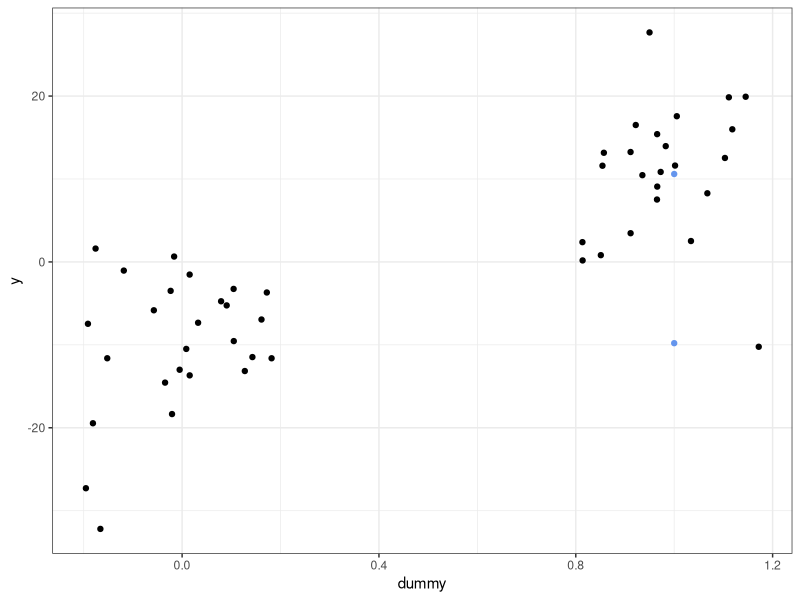

This chart was generated by the following R code:
## ---- chunk 1
library(tidyverse)
set.seed(222)
theme_set(theme_bw())
## ---- chunk 2
x <- sample(c("A", "B"), 50, replace=TRUE)
dummy <- ifelse(x == "A", 0, 1)
## ---- chunk 3
beta_0 <- -10
beta_1 <- 20
sigma <- 8
## ---- chunk 4
y_expected <- beta_0 + beta_1 * dummy
## ---- chunk 5
y <- rnorm( # Vectorized over the mean
  n = 50,
  mean = y_expected,
  sd = sigma
)

simulated_data <- tibble(
  dummy,
  y
)
## ---- chunk 6
categorical_lm <- lm(y ~ dummy, data = simulated_data)
# Verify the model coefficients approximate the simulation parameters
summary(categorical_lm)
## ---- chunk 7
betas <- coef(categorical_lm)

ggplot(simulated_data, aes(dummy, y)) +
  geom_point(position = position_jitter(width = 0.2)) +
  # beta_0 = mean of reference level
  annotate("point", x = 1, y = betas[1], color = "cornflowerblue") +
  # beta_1 = difference from reference level
  annotate(
    "segment",
    x = 1.5,
    xend = 1.5,
    y = betas[0],
    yend = sum(betas),
    color = "cornflowerblue"
  ) +
  # beta_0 + beta_1 = mean of second level
  annotate("point", x = 1, y = sum(betas), color = "cornflowerblue")
